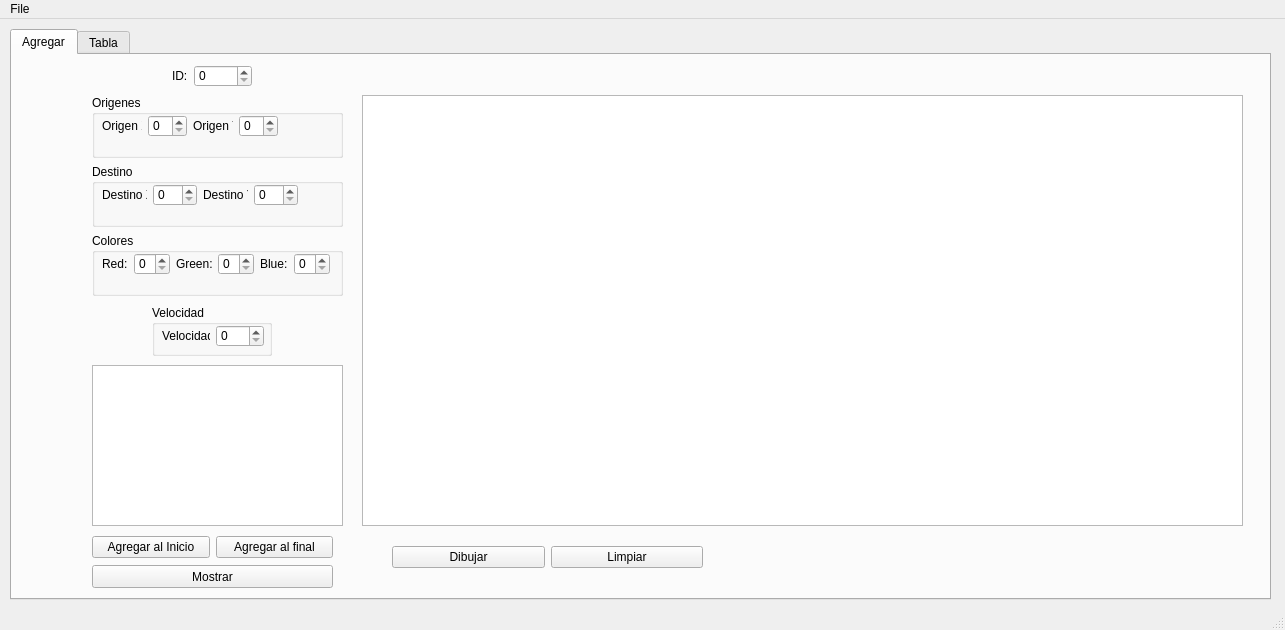
<?xml version="1.0" encoding="UTF-8"?>
<ui version="4.0">
 <class>MainWindow</class>
 <widget class="QMainWindow" name="MainWindow">
  <property name="geometry">
   <rect>
    <x>0</x>
    <y>0</y>
    <width>1285</width>
    <height>630</height>
   </rect>
  </property>
  <property name="windowTitle">
   <string>MainWindow</string>
  </property>
  <widget class="QWidget" name="centralwidget">
   <widget class="QTabWidget" name="tabWidget">
    <property name="geometry">
     <rect>
      <x>10</x>
      <y>10</y>
      <width>1261</width>
      <height>571</height>
     </rect>
    </property>
    <property name="currentIndex">
     <number>0</number>
    </property>
    <widget class="QWidget" name="tab">
     <attribute name="title">
      <string>Agregar</string>
     </attribute>
     <widget class="QPlainTextEdit" name="salida">
      <property name="geometry">
       <rect>
        <x>80</x>
        <y>310</y>
        <width>251</width>
        <height>161</height>
       </rect>
      </property>
     </widget>
     <widget class="QPushButton" name="Mostrar_pushButton">
      <property name="geometry">
       <rect>
        <x>80</x>
        <y>510</y>
        <width>241</width>
        <height>23</height>
       </rect>
      </property>
      <property name="text">
       <string>Mostrar</string>
      </property>
     </widget>
     <widget class="QGroupBox" name="groupBox_3">
      <property name="geometry">
       <rect>
        <x>140</x>
        <y>250</y>
        <width>120</width>
        <height>51</height>
       </rect>
      </property>
      <property name="title">
       <string>Velocidad</string>
      </property>
      <widget class="QWidget" name="">
       <property name="geometry">
        <rect>
         <x>10</x>
         <y>20</y>
         <width>102</width>
         <height>22</height>
        </rect>
       </property>
       <layout class="QHBoxLayout" name="horizontalLayout_4">
        <item>
         <widget class="QLabel" name="label_3">
          <property name="text">
           <string>Velocidad:</string>
          </property>
         </widget>
        </item>
        <item>
         <widget class="QSpinBox" name="Velocidad_spinBox_3">
          <property name="maximum">
           <number>1000</number>
          </property>
         </widget>
        </item>
       </layout>
      </widget>
     </widget>
     <widget class="QGraphicsView" name="Particulas_graphicsView">
      <property name="geometry">
       <rect>
        <x>350</x>
        <y>40</y>
        <width>881</width>
        <height>431</height>
       </rect>
      </property>
     </widget>
     <widget class="QWidget" name="">
      <property name="geometry">
       <rect>
        <x>160</x>
        <y>10</y>
        <width>80</width>
        <height>22</height>
       </rect>
      </property>
      <layout class="QHBoxLayout" name="horizontalLayout_2">
       <item>
        <widget class="QLabel" name="label_7">
         <property name="text">
          <string>ID:</string>
         </property>
        </widget>
       </item>
       <item>
        <widget class="QSpinBox" name="ID_pinBox">
         <property name="maximum">
          <number>500000</number>
         </property>
        </widget>
       </item>
      </layout>
     </widget>
     <widget class="QWidget" name="">
      <property name="geometry">
       <rect>
        <x>80</x>
        <y>40</y>
        <width>251</width>
        <height>201</height>
       </rect>
      </property>
      <layout class="QVBoxLayout" name="verticalLayout">
       <item>
        <widget class="QGroupBox" name="groupBox_4">
         <property name="title">
          <string>Origenes</string>
         </property>
         <widget class="QWidget" name="">
          <property name="geometry">
           <rect>
            <x>10</x>
            <y>20</y>
            <width>176</width>
            <height>22</height>
           </rect>
          </property>
          <layout class="QHBoxLayout" name="horizontalLayout_5">
           <item>
            <widget class="QLabel" name="label_8">
             <property name="text">
              <string>Origen X:</string>
             </property>
            </widget>
           </item>
           <item>
            <widget class="QSpinBox" name="OrigenX_spinBox"/>
           </item>
           <item>
            <widget class="QLabel" name="label_9">
             <property name="text">
              <string>Origen Y:</string>
             </property>
            </widget>
           </item>
           <item>
            <widget class="QSpinBox" name="OrigenY_spinBox_2"/>
           </item>
          </layout>
         </widget>
        </widget>
       </item>
       <item>
        <widget class="QGroupBox" name="groupBox">
         <property name="title">
          <string>Destino</string>
         </property>
         <widget class="QWidget" name="">
          <property name="geometry">
           <rect>
            <x>10</x>
            <y>20</y>
            <width>196</width>
            <height>22</height>
           </rect>
          </property>
          <layout class="QHBoxLayout" name="horizontalLayout_3">
           <item>
            <widget class="QLabel" name="label">
             <property name="text">
              <string>Destino X:</string>
             </property>
            </widget>
           </item>
           <item>
            <widget class="QSpinBox" name="DesX_pinBox">
             <property name="maximum">
              <number>500</number>
             </property>
            </widget>
           </item>
           <item>
            <widget class="QLabel" name="label_2">
             <property name="text">
              <string>Destino Y:</string>
             </property>
            </widget>
           </item>
           <item>
            <widget class="QSpinBox" name="DesY_spinBox_2">
             <property name="maximum">
              <number>500</number>
             </property>
            </widget>
           </item>
          </layout>
         </widget>
        </widget>
       </item>
       <item>
        <widget class="QGroupBox" name="groupBox_2">
         <property name="title">
          <string>Colores</string>
         </property>
         <widget class="QWidget" name="">
          <property name="geometry">
           <rect>
            <x>10</x>
            <y>20</y>
            <width>229</width>
            <height>22</height>
           </rect>
          </property>
          <layout class="QHBoxLayout" name="horizontalLayout">
           <item>
            <widget class="QLabel" name="label_4">
             <property name="text">
              <string>Red:</string>
             </property>
            </widget>
           </item>
           <item>
            <widget class="QSpinBox" name="Red_spinBox_4">
             <property name="maximum">
              <number>255</number>
             </property>
            </widget>
           </item>
           <item>
            <widget class="QLabel" name="label_5">
             <property name="text">
              <string>Green:</string>
             </property>
            </widget>
           </item>
           <item>
            <widget class="QSpinBox" name="Green_spinBox_5">
             <property name="maximum">
              <number>255</number>
             </property>
            </widget>
           </item>
           <item>
            <widget class="QLabel" name="label_6">
             <property name="text">
              <string>Blue:</string>
             </property>
            </widget>
           </item>
           <item>
            <widget class="QSpinBox" name="Blue_spinBox_6">
             <property name="maximum">
              <number>255</number>
             </property>
            </widget>
           </item>
          </layout>
         </widget>
        </widget>
       </item>
      </layout>
     </widget>
     <widget class="QWidget" name="">
      <property name="geometry">
       <rect>
        <x>80</x>
        <y>480</y>
        <width>241</width>
        <height>25</height>
       </rect>
      </property>
      <layout class="QHBoxLayout" name="horizontalLayout_6">
       <item>
        <widget class="QPushButton" name="AgragrInicio_pushButton">
         <property name="text">
          <string>Agregar al Inicio</string>
         </property>
        </widget>
       </item>
       <item>
        <widget class="QPushButton" name="agregarFinal_pushButton">
         <property name="text">
          <string>Agregar al final</string>
         </property>
        </widget>
       </item>
      </layout>
     </widget>
     <widget class="QWidget" name="">
      <property name="geometry">
       <rect>
        <x>380</x>
        <y>490</y>
        <width>311</width>
        <height>25</height>
       </rect>
      </property>
      <layout class="QHBoxLayout" name="horizontalLayout_7">
       <item>
        <widget class="QPushButton" name="Dibujar_pushButton">
         <property name="text">
          <string>Dibujar</string>
         </property>
        </widget>
       </item>
       <item>
        <widget class="QPushButton" name="Limpiar_pushButton_2">
         <property name="text">
          <string>Limpiar</string>
         </property>
        </widget>
       </item>
      </layout>
     </widget>
    </widget>
    <widget class="QWidget" name="tab_2">
     <attribute name="title">
      <string>Tabla</string>
     </attribute>
     <layout class="QGridLayout" name="gridLayout">
      <item row="0" column="0" colspan="3">
       <widget class="QTableWidget" name="Tabla"/>
      </item>
      <item row="1" column="0">
       <widget class="QLineEdit" name="Buscar_lineEdit">
        <property name="placeholderText">
         <string>ID</string>
        </property>
       </widget>
      </item>
      <item row="1" column="1">
       <widget class="QPushButton" name="buscar_pushButton">
        <property name="text">
         <string>Buscar</string>
        </property>
       </widget>
      </item>
      <item row="1" column="2">
       <widget class="QPushButton" name="Mostrar_Tabla_pushButton_2">
        <property name="text">
         <string>Mostra</string>
        </property>
       </widget>
      </item>
     </layout>
    </widget>
   </widget>
  </widget>
  <widget class="QMenuBar" name="menubar">
   <property name="geometry">
    <rect>
     <x>0</x>
     <y>0</y>
     <width>1285</width>
     <height>21</height>
    </rect>
   </property>
   <widget class="QMenu" name="menuFile">
    <property name="title">
     <string>File</string>
    </property>
    <addaction name="actionAbrir"/>
    <addaction name="actionGuardar"/>
   </widget>
   <addaction name="menuFile"/>
  </widget>
  <widget class="QStatusBar" name="statusbar"/>
  <action name="actionAbrir">
   <property name="text">
    <string>Abrir</string>
   </property>
   <property name="shortcut">
    <string>Ctrl+O</string>
   </property>
  </action>
  <action name="actionGuardar">
   <property name="text">
    <string>Guardar</string>
   </property>
   <property name="shortcut">
    <string>Ctrl+S</string>
   </property>
  </action>
 </widget>
 <resources/>
 <connections/>
</ui>
